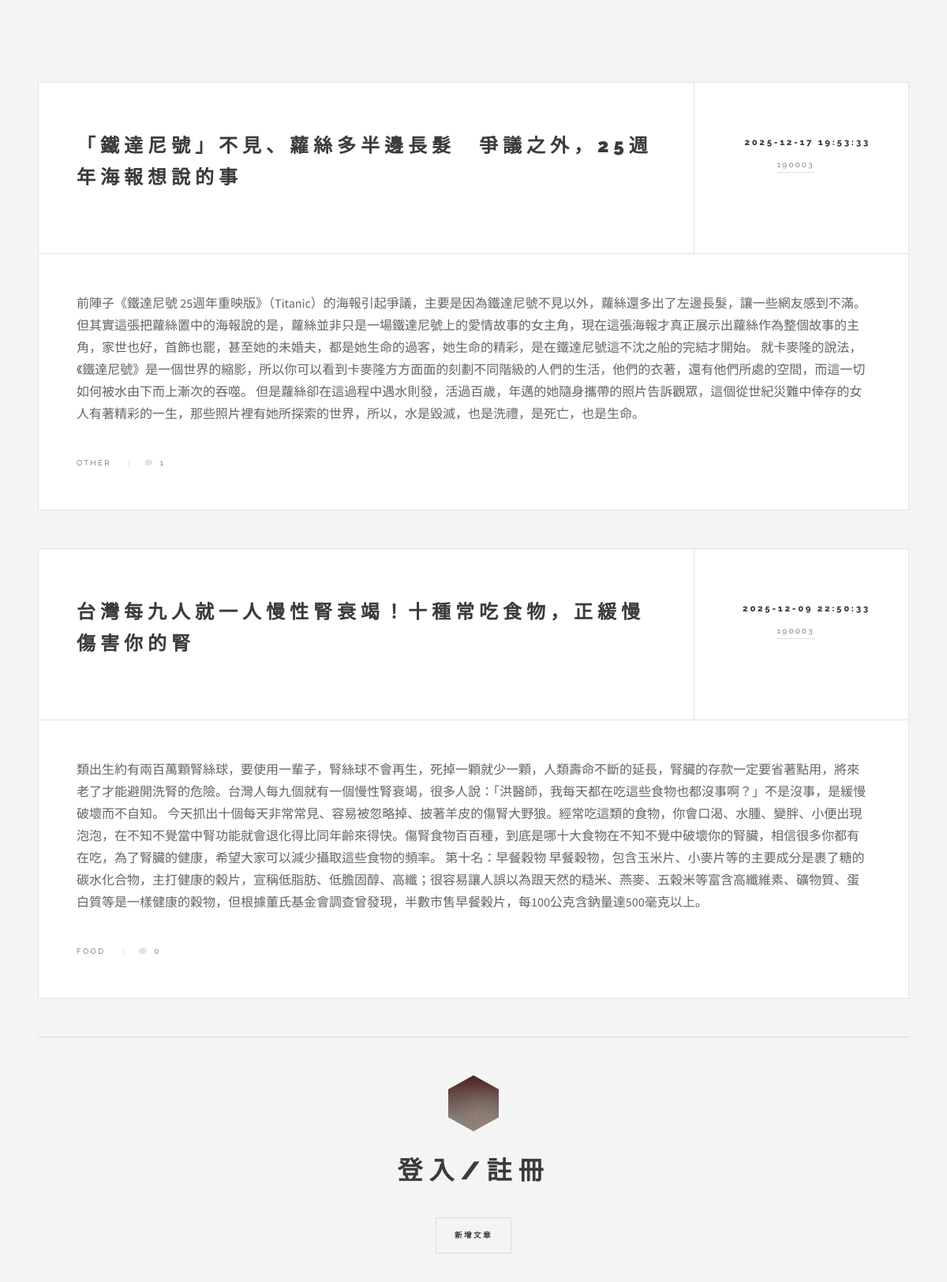
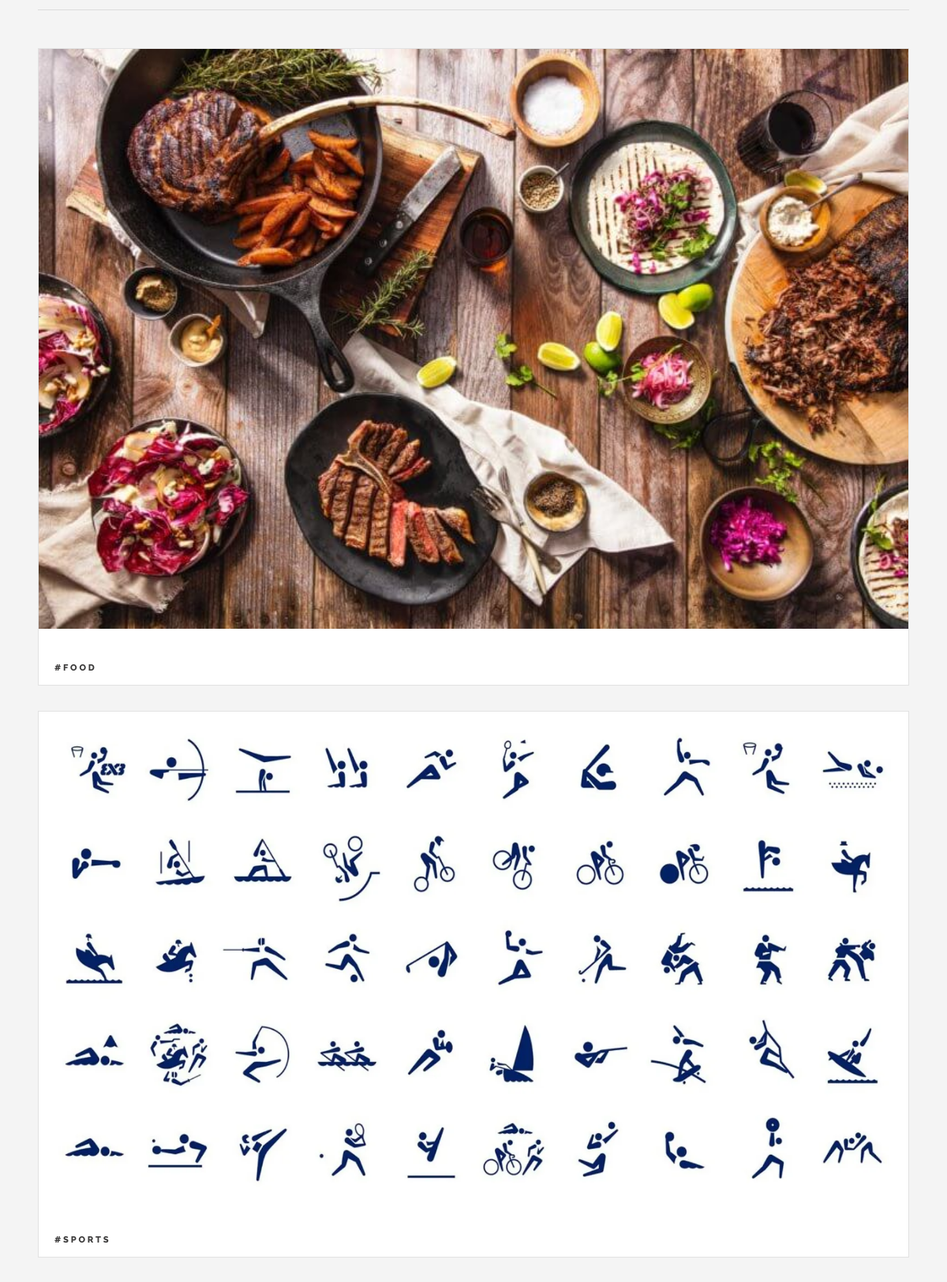
Page /author?author_name=190003 (upper part) on the committed database (2 pictures, top to bottom).
### tables this page shows
CREATE TABLE data (id INTEGER PRIMARY KEY, title TEXT NOT NULL, content TEXT NOT NULL, author TEXT NOT NULL, time TEXT NOT NULL, category TEXT NOT NULL);

### main.py (the view)
@app.route('/author')
def author_posts():
    author_name = request.args.get('author_name')
    articles = get_articles_by_author(author_name)
    current_username = session.get('username')
    articles_with_count = []
    for article in articles:
        article_id = article[0]
        comment_count = get_comment_count_by_article_id(article_id)
        article_list = list(article)
        article_list.append(comment_count)
        articles_with_count.append(tuple(article_list))
    return render_template('author.html',articles=articles_with_count, username=current_username)

### main.py (called while the page is built)
def get_articles_by_author(author_name):
    conn = sqlite3.connect(DB_PATH)
    cursor = conn.cursor()
    query = 'SELECT id, title, content, author, time, category FROM data WHERE author = ? ORDER BY time DESC'
    cursor.execute(query, (author_name,))
    articles = cursor.fetchall()
    conn.close()
    return articles

def get_comment_count_by_article_id(article_id):
    conn = sqlite3.connect(DB_PATH)
    cursor = conn.cursor()
    query = "SELECT COUNT(content_id) FROM comment WHERE data_id = ?"
    cursor.execute(query, (article_id,))
    count = cursor.fetchone()[0]
    conn.close()
    return count

### templates/author.html (shortened to what this page needs)
<!DOCTYPE HTML>
<html>
	<head>
		<link rel="stylesheet" href="{{ url_for('static', filename='assets/css/main.css') }}" />
	</head>
	<body class="is-preload">
			<div id="wrapper">
				<div id="main">
        			{% if articles %}
   					{% for article in articles %}
        			<article class="post">
            			<header>
                			<div class="title">
                    			<a href="{{ url_for('single_posts', article_id=article[0]) }}"><h2 class="article-content">{{ article[1] }}</h2></a>
                			</div>
                			<div class="meta">
                    			<time class="published" datetime="{{ article[4] }}">{{ article[4] }}</time>
                    			<a href="{{ url_for('author_posts', author_name=article[3]) }}" class="author"><span class="name">{{ article[3] }}</span></a>
                			</div>
            			</header>
            			<p class="article-content">{{ article[2] | safe }}</p>
            			<footer>
							<ul class="stats">
								<li>{{ article[5] }}</li>
								<li><a href="{{ url_for('single_posts', article_id=article[0]) }}" class="icon solid fa-comment">{{ article[6] }}</a></li>
							</ul>
            			</footer>
        			</article>
    				{% endfor %}
					{% else %}
    				<p>此分類下目前沒有文章。</p>
					{% endif %}
    			</div>
					<section id="sidebar">
							<section id="intro">
								<header>
            						{% if username %}
            						<a href="/">
										<h2 id="welcome-message">你好，{{ username }}</h2>
									</a>
									<a href="{{ url_for('logout') }}" id="logoutBtn">
                						<h2>登出</h2>
            						</a>
            						{% else %}
									<a href="{{ url_for('index') }}" class="logo">
        								<img src="{{ url_for('static', filename='images/logo.jpg') }}" alt="Logo" />
							    	</a>
            						<a href="#">
                						<h2 id="loginRegisterBtn">登入/註冊</h2>
           	 						</a>
            						{% endif %}
									<button id="addPostButton">新增文章</button>
								</header>
							</section>
							<section>
								<div class="mini-posts">
										<article class="mini-post">
											<header>
												<h3><a href="{{ url_for('category_posts', category_name='Food') }}">#Food</a></h3>
											</header>
											<a href="{{ url_for('category_posts', category_name='Food') }}" class="image"><img src="{{ url_for('static', filename='images/pic04.jpg') }}" alt="" /></a>
										</article>
										<article class="mini-post">
											<header>
												<h3><a href="{{ url_for('category_posts', category_name='Sports') }}">#Sports</a></h3>
											</header>
											<a href="{{ url_for('category_posts', category_name='Sports') }}" class="image"><img src="{{ url_for('static', filename='images/pic05.jpg') }}" alt="" /></a>
										</article>
								</div>
							</section>
					</section>
			</div>
	</body>
</html>

### rows in the picture
data: title "「鐵達尼號」不見、蘿絲多半邊長髮 爭議之外，25週年海報想說的事", time "2025-12-17 19:53:33", author "190003", content "前陣子《鐵達尼號 25週年重映版》（Titanic）的海報引起爭議，主要是因為鐵達尼號不見以外，蘿絲還多出了左邊長髮，讓一些網友感到不滿。 但其實這張把蘿絲置中的海報說的是，蘿絲並非只是一場鐵達尼號上的愛情故事的女主角，現在這張海報才真正展示出蘿絲作為整個故事的主角，家世也好，首飾也罷，甚至她的未婚夫，都是她生命的過客，她生命的精彩，是在鐵達尼號這不沈之船的完結才開始。 就卡麥隆的說法，《鐵達尼號》是一個世界的縮影，所以你可以看到卡麥隆方方面面的刻劃不同階級的人們的生活，他們的衣著，還有他們所處的空間，而這一切如何被水由下而上漸次的吞噬。 但是蘿絲卻在這過程中遇水則發，活過百歲，年邁的她隨身攜帶的照片告訴觀眾，這個從世紀災難中倖存的女人有著精彩的一生，那些照片裡有她所探索的世界，所以，水是毀滅，也是洗禮，是死亡，也是生命。", category "OTHER", article "1"
data: title "台灣每九人就一人慢性腎衰竭！十種常吃食物，正緩慢傷害你的腎", time "2025-12-09 22:50:33", author "190003", content "類出生約有兩百萬顆腎絲球，要使用一輩子，腎絲球不會再生，死掉一顆就少一顆，人類壽命不斷的延長，腎臟的存款一定要省著點用，將來老了才能避開洗腎的危險。台灣人每九個就有一個慢性腎衰竭，很多人說：「洪醫師，我每天都在吃這些食物也都沒事啊？」不是沒事，是緩慢破壞而不自知。 今天抓出十個每天非常常見、容易被忽略掉、披著羊皮的傷腎大野狼。經常吃這類的食物，你會口渴、水腫、變胖、小便出現泡泡，在不知不覺當中腎功能就會退化得比同年齡來得快。傷腎食物百百種，到底是哪十大食物在不知不覺中破壞你的腎臟，相信很多你都有在吃，為了腎臟的健康，希望大家可以減少攝取這些食物的頻率。 第十名：早餐穀物 早餐穀物，包含玉米片、小麥片等的主要成分是裹了糖的碳水化合物，主打健康的穀片，宣稱低脂肪、低膽固醇、高纖；很容易讓人誤以為跟天然的糙米、燕麥、五穀米等富含高纖維素、礦物質、蛋白質等是一樣健康的穀物，但根據董氏基金會調查曾發現，半數市售早餐榖片，每100公克含鈉量達500毫克以上。", category "FOOD", article "0"
